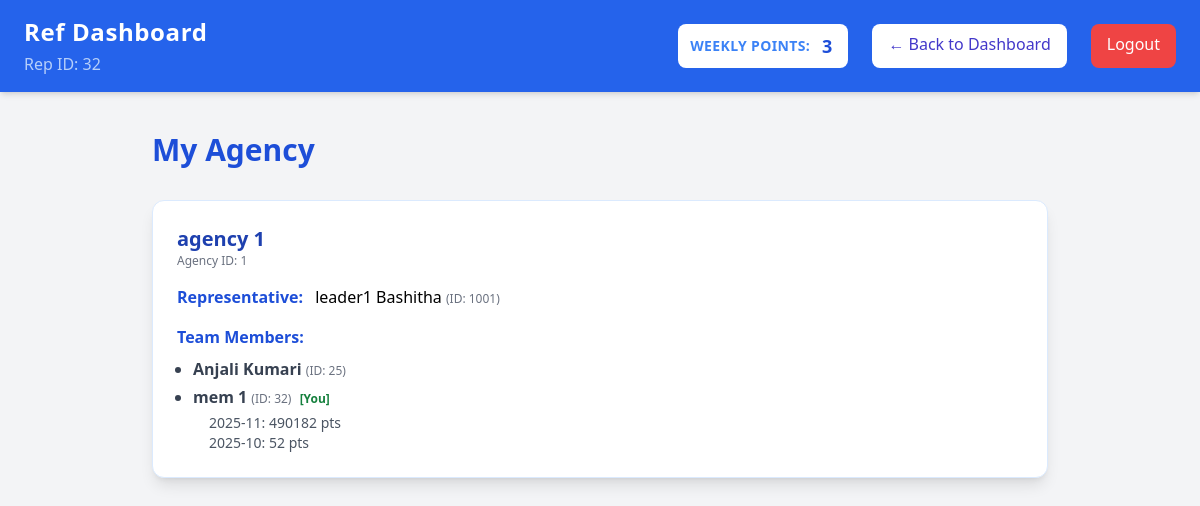
Screenshot of /refs/view_team.php (signed in) with the database file from the repository.
### tables this page shows
CREATE TABLE `agency_reps` (
  `id` int(11) NOT NULL,
  `rep_user_id` int(11) NOT NULL,
  `representative_id` int(11) NOT NULL,
  `agency_id` int(11) NOT NULL
);

CREATE TABLE `agencies` (
  `id` int(11) NOT NULL,
  `representative_id` int(11) NOT NULL,
  `agency_name` enum('agency 1','agency 2') NOT NULL,
  `created_at` datetime DEFAULT current_timestamp()
);

CREATE TABLE `users` (
  `id` int(11) NOT NULL,
  `first_name` varchar(100) NOT NULL,
  `last_name` varchar(100) NOT NULL,
  `username` varchar(20) NOT NULL,
  `password` varchar(255) NOT NULL,
  `role` enum('admin','rep','representative') NOT NULL,
  `contact_number` varchar(20) DEFAULT NULL,
  `email` varchar(100) NOT NULL,
  `nic_number` varchar(20) NOT NULL,
  `address` varchar(255) DEFAULT NULL,
  `city` varchar(100) DEFAULT NULL,
  `join_date` date DEFAULT NULL,
  `age` int(11) DEFAULT NULL,
  `created_at` timestamp NOT NULL DEFAULT current_timestamp(),
  `bank_account` varchar(50) DEFAULT NULL,
  `bank_name` varchar(100) DEFAULT NULL,
  `branch` varchar(100) DEFAULT NULL,
  `account_holder` varchar(100) DEFAULT NULL
);

### refs/view_team.php (the view, shortened to what this page needs)
<?php
include '../config.php';
$user_id = $_SESSION['user_id'];
$agencyTeams = [];
$agencyStmt = $mysqli->prepare("
    SELECT ar.agency_id,
           ag.agency_name,
           ag.representative_id,
           rep_user.first_name AS representative_first_name,
           rep_user.last_name AS representative_last_name
    FROM agency_reps ar
    INNER JOIN agencies ag ON ag.id = ar.agency_id
    LEFT JOIN users rep_user ON rep_user.id = ag.representative_id
    WHERE ar.rep_user_id = ?
    ORDER BY ag.agency_name
");
if ($agencyStmt) {
    $agencyStmt->bind_param('i', $user_id);
    $agencyStmt->execute();
    $agencyResult = $agencyStmt->get_result();
    while ($agencyRow = $agencyResult->fetch_assoc()) {
        $agencyId = (int) $agencyRow['agency_id'];
        $agencyTeams[$agencyId] = [
            'agency_id' => $agencyId,
            'agency_name' => $agencyRow['agency_name'] ?? '',
            'representative_id' => isset($agencyRow['representative_id']) ? (int) $agencyRow['representative_id'] : null,
            'representative_name' => trim(
                ($agencyRow['representative_first_name'] ?? '') . ' ' . ($agencyRow['representative_last_name'] ?? '')
            ),
            'members' => []
        ];
    }
    if (!empty($agencyTeams)) {
        $membersStmt = $mysqli->prepare("
            SELECT ar.agency_id,
                   u.id,
                   u.first_name,
                   u.last_name,
                   u.username
            FROM agency_reps ar
            INNER JOIN users u ON u.id = ar.rep_user_id
            WHERE ar.agency_id = ?
            ORDER BY u.first_name, u.last_name
        ");
        if ($membersStmt) {
            foreach ($agencyTeams as $agencyId => &$agencyData) {
                $membersStmt->bind_param('i', $agencyId);
                $membersStmt->execute();
                $membersResult = $membersStmt->get_result();
            }
        }
    }
}
?>
<!DOCTYPE html>
<html lang="en">
<head>
    <script src="https://cdn.tailwindcss.com"></script>
</head>
<body class="bg-gray-100 min-h-screen">
    <?php include "refs_header.php" ?>
    <div class="max-w-4xl mx-auto py-10">
        <h1 class="text-3xl font-bold text-blue-700 mb-8">My Agency</h1>
        <div class="mb-10">
            <?php if (empty($agencyTeams)): ?>
                <div class="p-6 bg-white rounded shadow text-gray-500">
                    You are not currently assigned to an agency team.
                </div>
            <?php else: ?>
                <div class="space-y-6">
                    <?php foreach ($agencyTeams as $agency): ?>
                        <div class="bg-white rounded-xl shadow-lg p-6 border border-blue-100">
                            <div class="flex flex-col sm:flex-row sm:items-center sm:justify-between gap-3">
                                <div>
                                    <h3 class="text-xl font-semibold text-blue-800">
                                        <?= htmlspecialchars($agency['agency_name']) ?>
                                    </h3>
                                    <p class="text-xs text-gray-500">
                                        Agency ID: <?= (int) $agency['agency_id'] ?>
                                    </p>
                                </div>
                            </div>
                            <div class="mt-4">
                                <span class="font-semibold text-blue-700">Representative:</span>
                                <?php $repName = trim($agency['representative_name'] ?? ''); ?>
                                <span class="ml-2">
                                    <?= $repName !== '' ? htmlspecialchars($repName) : 'N/A' ?>
                                    <?php if (!empty($agency['representative_id'])): ?>
                                        <span class="text-gray-500 text-xs">(ID: <?= (int) $agency['representative_id'] ?>)</span>
                                    <?php endif; ?>
                                </span>
                            </div>
                            <div class="mt-4">
                                <span class="font-semibold text-blue-700">Team Members:</span>
                                <?php if (empty($agency['members'])): ?>
                                    <span class="text-gray-500 ml-2">No team members assigned.</span>
                                <?php else: ?>
                                    <ul class="mt-2 ml-4 list-disc text-gray-700 space-y-1">
                                        <?php foreach ($agency['members'] as $member): ?>
                                            <li>
                                                <span class="font-semibold">
                                                    <?= htmlspecialchars(trim(($member['first_name'] ?? '') . ' ' . ($member['last_name'] ?? ''))) ?>
                                                </span>
                                                <span class="text-gray-500 text-xs">(ID: <?= (int) $member['id'] ?>)</span>
                                                <?php if ((int) $member['id'] === $user_id): ?>
                                                    <span class="text-xs text-green-700 font-semibold ml-1">[You]</span>
                                                <?php endif; ?>
                                                <?php if (!empty($member['monthly_points'])): ?>
                                                    <div class="text-sm text-gray-600 mt-1 ml-4">
                                                        <?php foreach ($member['monthly_points'] as $month => $points): ?>
                                                            <span><?= $month ?>: <?= $points ?> pts</span><br>
                                                        <?php endforeach; ?>
                                                    </div>
                                                <?php endif; ?>
                                            </li>
                                        <?php endforeach; ?>
                                    </ul>
                                <?php endif; ?>
                            </div>
                        </div>
                    <?php endforeach; ?>
                </div>
            <?php endif; ?>
        </div>
    </div>
</body>
</html>

### rows the page displays
agency_reps: agency.agency_name "agency 1", agency "1", repName "leader1 Bashitha", agency.representative_id "1001", rep_user.last_name "mem 1", rep_user "32", shows "[You]", month "2025-11", points "490182", month "2025-10", points "52"
agency_reps: rep_user.last_name "Anjali Kumari", rep_user "25"

### other values shown
$repId "32"
$summary['total'] "3"
